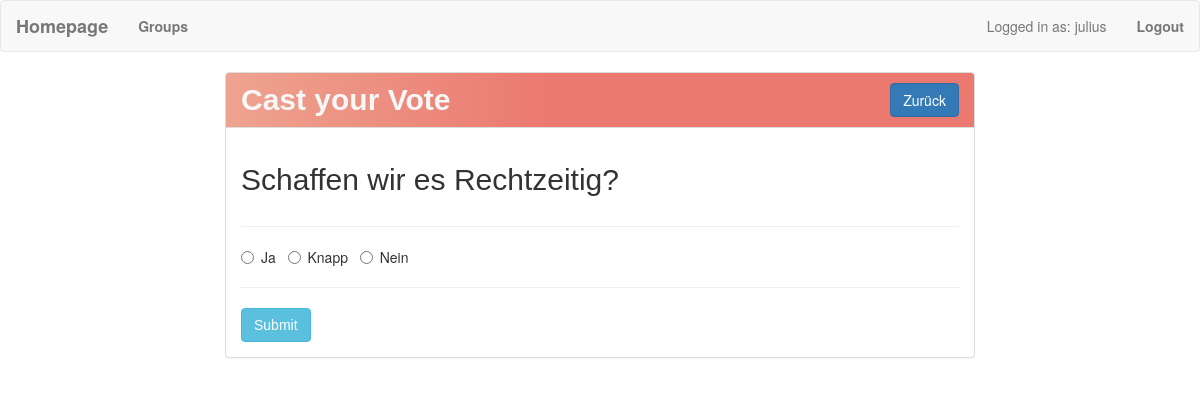
Screenshot of /vote/38/ (signed in) with the database file from the repository.
### poll/models.py (models this page shows, shortened)
class Poll(models.Model):
    id = models.BigAutoField(primary_key=True)
    question = models.TextField(max_length=105)
    option_one = models.CharField(max_length=30)
    option_two = models.CharField(max_length=30)
    option_three = models.CharField(max_length=30)
    option_one_count = models.IntegerField(default=0)
    option_two_count = models.IntegerField(default=0)
    option_three_count = models.IntegerField(default=0)
    group = models.ForeignKey(Group, related_name='group_polls', null=True, blank=True, on_delete=models.SET_NULL)#angepasst

### poll/views.py (the view, shortened to what this page needs)
# urls.py: path('vote/<poll_id>/', poll_views.vote, name='vote'),
def vote(request, poll_id):
    poll = Poll.objects.get(pk=poll_id)
    group_id = poll.group.id
    context = {
        'poll' : poll
    }
    return render(request, 'vote.html', context)

### templates/vote.html (shortened to what this page needs)
{% extends "base.html" %}
{% block main %}
<div class="row">
    <div class="col-lg-8 col-lg-offset-2">
        <div class="panel panel-default">
            <div class="panel-heading">
                <div class="row">
                    <div class="col-md-8">
                        <h2 class="panel-title">Cast your Vote</h2>
                    </div>
                    <div class="col-md-4 text-right">
                        <a href="javascript:history.go(-1)" class="btn btn-primary">Zurück</a>
                    </div>
                </div>
            </div>
            <div class="panel-body">
                <div class="row">
                    <div class="col-lg-12">
                        <h2>{{ poll.question }}</h2>
                    </div>
                </div>
                <div class="row">
                    <div class="col-lg-12">
                        <hr />
                        <form method="POST">
                            <div class="form-group">
                                <div class="radio">
                                    <label>
                                        <input type="radio" name="poll" value="option1" required>
                                        {{ poll.option_one }}
                                    </label> &nbsp;
                                    <label>
                                        <input type="radio" name="poll" value="option2" required>
                                        {{ poll.option_two }}
                                    </label> &nbsp;
                                    <label>
                                        <input type="radio" name="poll" value="option3" required>
                                        {{ poll.option_three }}
                                    </label> &nbsp;
                                </div>
                            </div>
                            <hr />
                            <button type="submit" class="btn btn-info">
                                Submit
                            </button>
                        </form>
                    </div>
                </div>
            </div>
        </div>
    </div>
</div>
{% endblock %}

### templates/base.html (shortened to what this page needs)
<!DOCTYPE html>
<html lang="en">
    <head>
        <link rel="stylesheet" href="https://maxcdn.bootstrapcdn.com/bootstrap/3.3.7/css/bootstrap.min.css">
    </head>
    <body>
        <nav class="navbar navbar-default" role="navigation">
            <div class="navbar-header">
                <a class="navbar-brand" href="{% url 'calendar' %}">Homepage</a>
            </div>
                <div class="collapse navbar-collapse navbar-ex1-collapse">
                    <ul class="nav navbar-nav">
                        <li><a href="{% url 'group' %}">Groups</a></li>
                    </ul>
                    <ul class="nav navbar-nav navbar-right">
                        {% if request.user.is_authenticated %}
                        <li><p class="navbar-text">Logged in as: {{ request.user.username }}</p></li>
                        <li><a href="{% url 'logout' %}">Logout</a></li>
                        {% else %}
                        <li><a href="{% url 'login' %}">Login</a></li>
                        {% endif %}
                    </ul>
                </div>
        </nav>
        <div class="container">
            {% block main %}{% endblock %}
        </div>
    </body>
</html>

### templates/base.html (style rules this page uses)
h1, h2, h3, h4, h5, h6, button { font-family: 'Raleway', sans-serif; }
a, p { color: #4b5156 }
a { font-weight: 600; }
.navbar-nav.navbar-right { margin-left: auto; }
.panel-heading { background: linear-gradient(90deg, #EEA390 0%, #EB796F 43%, #EB796F 100%); }
.panel-title { color: rgb(247, 247, 247); text-decoration: none; font-size: 30px; font-weight: bold; }

### rows the page displays
Poll: question "Schaffen wir es Rechtzeitig?", option_one "Ja", option_two "Knapp", option_three "Nein"

### other values shown
{{ request.user.username }} "julius"
